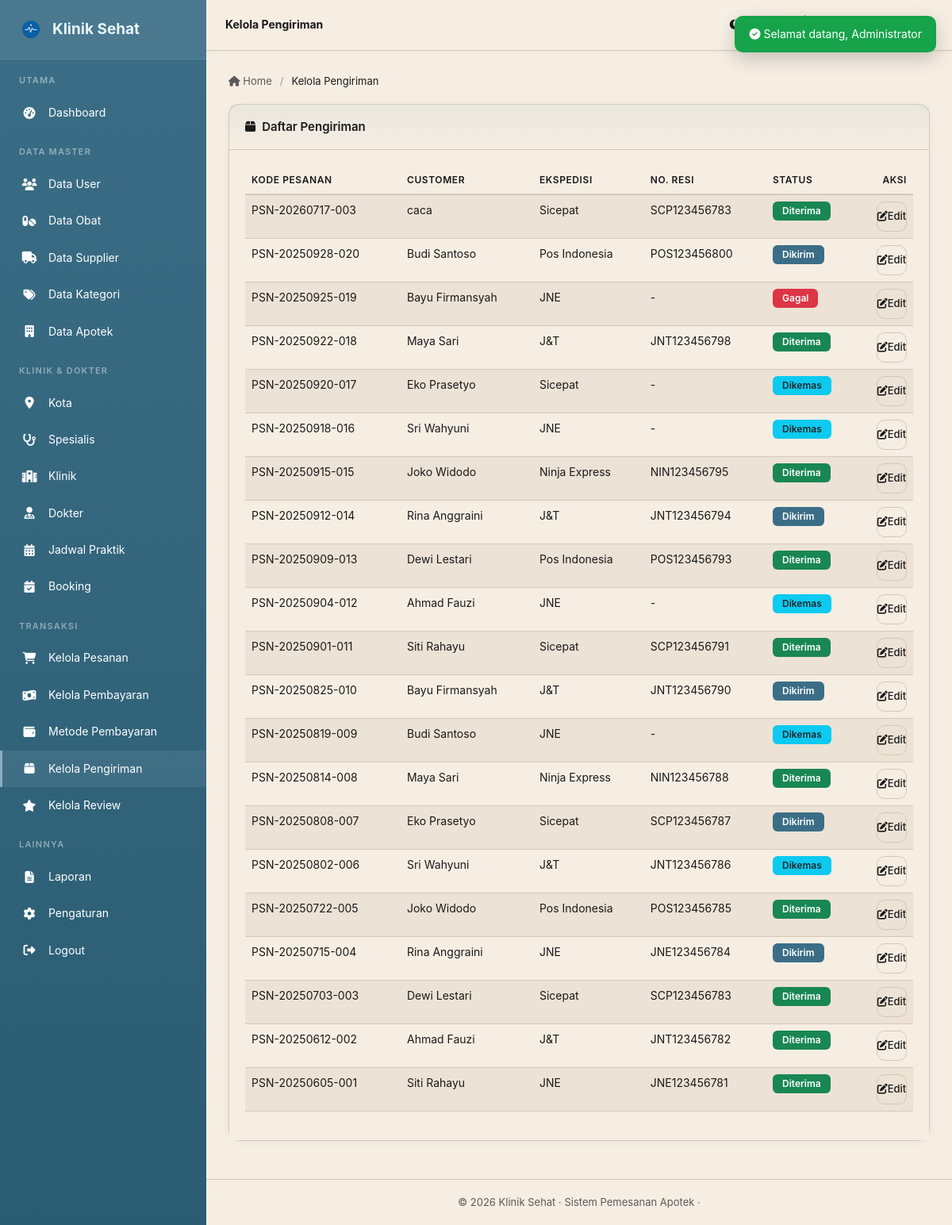
Screenshot of /Klinik/admin/pengiriman/index.php (signed in) with the database file from the repository.
### tables this page shows
CREATE TABLE `pengiriman` (
  `id_pengiriman` int(11) UNSIGNED NOT NULL,
  `id_pesanan` int(11) UNSIGNED NOT NULL,
  `ekspedisi` varchar(50) DEFAULT NULL,
  `nomor_resi` varchar(50) DEFAULT NULL,
  `status` enum('Dikemas','Dikirim','Diterima','Gagal') NOT NULL DEFAULT 'Dikemas'
);

CREATE TABLE `pesanan` (
  `id_pesanan` int(11) UNSIGNED NOT NULL,
  `kode_pesanan` varchar(30) NOT NULL,
  `id_user` int(11) UNSIGNED NOT NULL,
  `tanggal` datetime NOT NULL DEFAULT current_timestamp(),
  `total` decimal(12,2) NOT NULL DEFAULT 0.00,
  `status` enum('Menunggu Pembayaran','Diproses','Dikirim','Selesai','Dibatalkan') NOT NULL DEFAULT 'Menunggu Pembayaran'
);

CREATE TABLE `users` (
  `id_user` int(11) UNSIGNED NOT NULL,
  `nama` varchar(100) NOT NULL,
  `email` varchar(100) NOT NULL,
  `password` varchar(255) NOT NULL,
  `no_hp` varchar(20) DEFAULT NULL,
  `alamat` text DEFAULT NULL,
  `birthdate` date DEFAULT NULL,
  `role` enum('admin','customer') NOT NULL DEFAULT 'customer',
  `created_at` datetime NOT NULL DEFAULT current_timestamp()
);

### Klinik/admin/pengiriman/index.php (the view, shortened to what this page needs)
<?php
require_once '../../config/koneksi.php';
$ships = $pdo->query("SELECT pg.*, p.kode_pesanan, u.nama FROM pengiriman pg JOIN pesanan p ON p.id_pesanan=pg.id_pesanan JOIN users u ON u.id_user=p.id_user ORDER BY pg.id_pengiriman DESC")->fetchAll();
require_once '../../includes/header_admin.php';
?>
<div class="card">
    <div class="card-header"><span><i class="fas fa-box me-2"></i>Daftar Pengiriman</span></div>
    <div class="card-body">
        <table id="table" class="table table-hover" style="width:100%">
            <thead><tr><th>Kode Pesanan</th><th>Customer</th><th>Ekspedisi</th><th>No. Resi</th><th>Status</th><th class="text-end">Aksi</th></tr></thead>
            <tbody>
            <?php foreach ($ships as $s): ?>
                <tr>
                    <td><?= e($s['kode_pesanan']) ?></td>
                    <td><?= e($s['nama']) ?></td>
                    <td><?= e($s['ekspedisi'] ?? '-') ?></td>
                    <td><?= e($s['nomor_resi'] ?? '-') ?></td>
                    <td><?= status_badge($s['status']) ?></td>
                    <td class="text-end">
                        <a href="<?= BASE_URL ?>admin/pengiriman/edit.php?id=<?= $s['id_pengiriman'] ?>" class="btn btn-sm btn-warning"><i class="fas fa-edit"></i> Edit</a>
                    </td>
                </tr>
            <?php endforeach; ?>
            </tbody>
        </table>
    </div>
</div>
<?php
require_once '../../includes/footer_admin.php';

### Klinik/functions/functions.php (shortened to what this page needs)
<?php
function e($str) {
    return htmlspecialchars((string)($str ?? ''), ENT_QUOTES, 'UTF-8');
}
function status_badge($status) {
    $map = [
        'Menunggu Pembayaran' => 'bg-warning text-dark',
        'Diproses'            => 'bg-info text-dark',
        'Dikirim'             => 'bg-primary',
        'Selesai'             => 'bg-success',
        'Dibatalkan'          => 'bg-secondary',
        'Menunggu'            => 'bg-warning text-dark',
        'Lunas'               => 'bg-success',
        'Ditolak'             => 'bg-danger',
        'Dikemas'             => 'bg-info text-dark',
        'Diterima'            => 'bg-success',
        'Gagal'               => 'bg-danger',
        'belum dibaca'        => 'bg-danger',
        'dibaca'              => 'bg-secondary',
    ];
    $cls = $map[$status] ?? 'bg-secondary';
    return '<span class="badge ' . $cls . '">' . e($status) . '</span>';
}

### Klinik/assets/css/style.css (style rules this page uses)
:root { --primary: #3b6e86; --primary-dark: #2e5564; --primary-light: #8aaebf; --bg: #ede4d1; --surface: #f6eee3; --surface-alt: #ece2d5; --text: #1a1a1a; --text-muted: #5a5a5a; --border: #d8c8b4; --sidebar-bg: #3b6e86; --sidebar-dark: #2a5c72; --sidebar-text: #e8f4f8; --sidebar-hover: rgba(138,174,191,.15); --success: #2d8a5e; --danger: #c0392b; --warning: #d4a017; --info: #6f9ab1; --shadow: 0 2px 8px rgba(59,110,134,.08); --shadow-lg: 0 8px 24px rgba(59,110,134,.16); --radius: 14px; --transition: all .25s ease; }
* { box-sizing: border-box; }
body { background: var(--bg); color: var(--text); font-family: 'Inter', 'Segoe UI', system-ui, -apple-system, sans-serif; margin: 0; font-size: 14px; line-height: 1.6; }
a { text-decoration: none; color: var(--primary); transition: var(--transition); }
.card { background: var(--surface); border: 1px solid var(--border); border-radius: var(--radius); box-shadow: var(--shadow); margin-bottom: 20px; transition: var(--transition); }
.card-header { padding: 16px 20px; border-bottom: 1px solid var(--border); font-weight: 600; display: flex; justify-content: space-between; align-items: center; font-size: 15px; background: linear-gradient(180deg, rgba(138,174,191,.12) 0%, transparent 100%); }
.card-body { padding: 20px; }
.btn { border-radius: 8px; font-size: 14px; font-weight: 500; transition: var(--transition); border: none; }
.btn-primary, .bg-primary, .badge.bg-primary, .border-primary, .table .badge.bg-primary, .table td.bg-primary, .table th.bg-primary { background-color: var(--primary) !important; background: var(--primary) !important; border-color: var(--primary) !important; color: #fff !important; }
.btn-sm:has(> i:only-child), .btn-sm:has(> span > i:only-child), .btn-sm:has(> svg:only-child), .btn-sm:has(> span > svg:only-child) { background: transparent !important; border: 1px solid var(--border) !important; color: var(--text) !important; width: 38px; height: 38px; min-width: 38px; padding: 0; display: inline-flex; align-items: center; justify-content: center; border-radius: 10px; }
.btn-sm:has(> i:only-child) i, .btn-sm:has(> span > i:only-child) i, .btn-sm:has(> svg:only-child) svg, .btn-sm:has(> span > svg:only-child) svg { margin: 0; }
.btn-warning { background: var(--warning); color: #fff; }
.btn-sm { padding: 6px 14px; font-size: 13px; white-space: nowrap; }
.table { color: var(--text); }
.table > :not(caption) > * > * { background: transparent; }
.table thead th { border-bottom: 2px solid var(--border); font-size: 12px; text-transform: uppercase; letter-spacing: .6px; color: var(--text-muted); font-weight: 600; background: rgba(138,174,191,.08); }
.badge { padding: 6px 12px; border-radius: 6px; font-size: 12px; font-weight: 600; }
.badge.bg-primary { background-color: var(--primary) !important; background: var(--primary) !important; border-color: var(--primary) !important; color: #fff !important; }
.card, .card-body, .modal-content, .dropdown-menu, .table, .table th, .table td, .dataTables_wrapper, .dataTables_scrollHeadInner, .dataTables_scrollBody, .form-control, .form-select, .main, .content, .breadcrumb-custom { background: var(--surface); color: var(--text); }
.table { border-color: var(--border); }
.table th, .table td, .dataTables_wrapper .dataTables_scrollBody table td, .dataTables_wrapper .dataTables_scrollBody table th { background-color: transparent !important; color: var(--text); }
.table thead th { background: rgba(138,174,191,.08); color: var(--text); }
.table tbody tr:nth-of-type(odd) { background: var(--surface-alt); }

### rows the page displays
pengiriman: id_pesanan.kode_pesanan "PSN-20260717-003", users.nama "caca", ekspedisi "Sicepat", nomor_resi "SCP123456783", status "Diterima"
pengiriman: id_pesanan.kode_pesanan "PSN-20250928-020", users.nama "Budi Santoso", ekspedisi "Pos Indonesia", nomor_resi "POS123456800", status "Dikirim"
pengiriman: id_pesanan.kode_pesanan "PSN-20250925-019", users.nama "Bayu Firmansyah", ekspedisi "JNE", nomor_resi "-", status "Gagal"
pengiriman: id_pesanan.kode_pesanan "PSN-20250922-018", users.nama "Maya Sari", ekspedisi "J&T", nomor_resi "JNT123456798", status "Diterima"
pengiriman: id_pesanan.kode_pesanan "PSN-20250920-017", users.nama "Eko Prasetyo", ekspedisi "Sicepat", nomor_resi "-", status "Dikemas"
pengiriman: id_pesanan.kode_pesanan "PSN-20250918-016", users.nama "Sri Wahyuni", ekspedisi "JNE", nomor_resi "-", status "Dikemas"
pengiriman: id_pesanan.kode_pesanan "PSN-20250915-015", users.nama "Joko Widodo", ekspedisi "Ninja Express", nomor_resi "NIN123456795", status "Diterima"
pengiriman: id_pesanan.kode_pesanan "PSN-20250912-014", users.nama "Rina Anggraini", ekspedisi "J&T", nomor_resi "JNT123456794", status "Dikirim"
pengiriman: id_pesanan.kode_pesanan "PSN-20250909-013", users.nama "Dewi Lestari", ekspedisi "Pos Indonesia", nomor_resi "POS123456793", status "Diterima"
pengiriman: id_pesanan.kode_pesanan "PSN-20250904-012", users.nama "Ahmad Fauzi", ekspedisi "JNE", nomor_resi "-", status "Dikemas"
pengiriman: id_pesanan.kode_pesanan "PSN-20250901-011", users.nama "Siti Rahayu", ekspedisi "Sicepat", nomor_resi "SCP123456791", status "Diterima"
pengiriman: id_pesanan.kode_pesanan "PSN-20250825-010", users.nama "Bayu Firmansyah", ekspedisi "J&T", nomor_resi "JNT123456790", status "Dikirim"
pengiriman: id_pesanan.kode_pesanan "PSN-20250819-009", users.nama "Budi Santoso", ekspedisi "JNE", nomor_resi "-", status "Dikemas"
pengiriman: id_pesanan.kode_pesanan "PSN-20250814-008", users.nama "Maya Sari", ekspedisi "Ninja Express", nomor_resi "NIN123456788", status "Diterima"
pengiriman: id_pesanan.kode_pesanan "PSN-20250808-007", users.nama "Eko Prasetyo", ekspedisi "Sicepat", nomor_resi "SCP123456787", status "Dikirim"
pengiriman: id_pesanan.kode_pesanan "PSN-20250802-006", users.nama "Sri Wahyuni", ekspedisi "J&T", nomor_resi "JNT123456786", status "Dikemas"
pengiriman: id_pesanan.kode_pesanan "PSN-20250722-005", users.nama "Joko Widodo", ekspedisi "Pos Indonesia", nomor_resi "POS123456785", status "Diterima"
pengiriman: id_pesanan.kode_pesanan "PSN-20250715-004", users.nama "Rina Anggraini", ekspedisi "JNE", nomor_resi "JNE123456784", status "Dikirim"
pengiriman: id_pesanan.kode_pesanan "PSN-20250703-003", users.nama "Dewi Lestari", ekspedisi "Sicepat", nomor_resi "SCP123456783", status "Diterima"
pengiriman: id_pesanan.kode_pesanan "PSN-20250612-002", users.nama "Ahmad Fauzi", ekspedisi "J&T", nomor_resi "JNT123456782", status "Diterima"
pengiriman: id_pesanan.kode_pesanan "PSN-20250605-001", users.nama "Siti Rahayu", ekspedisi "JNE", nomor_resi "JNE123456781", status "Diterima"

### other values shown
$page_title "Kelola Pengiriman"
